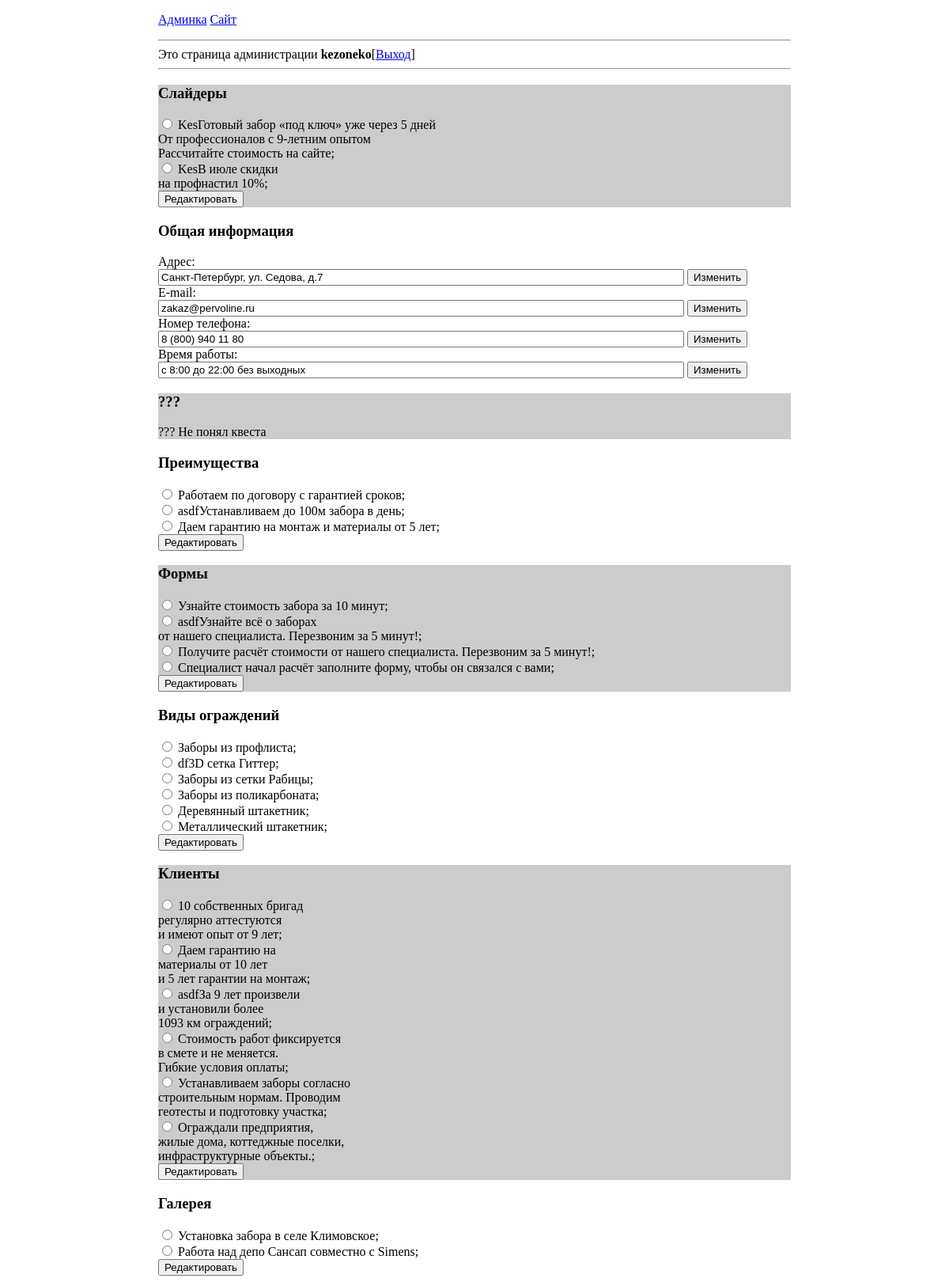
The page /admin/admin.php (signed in) on the database as committed earlier.
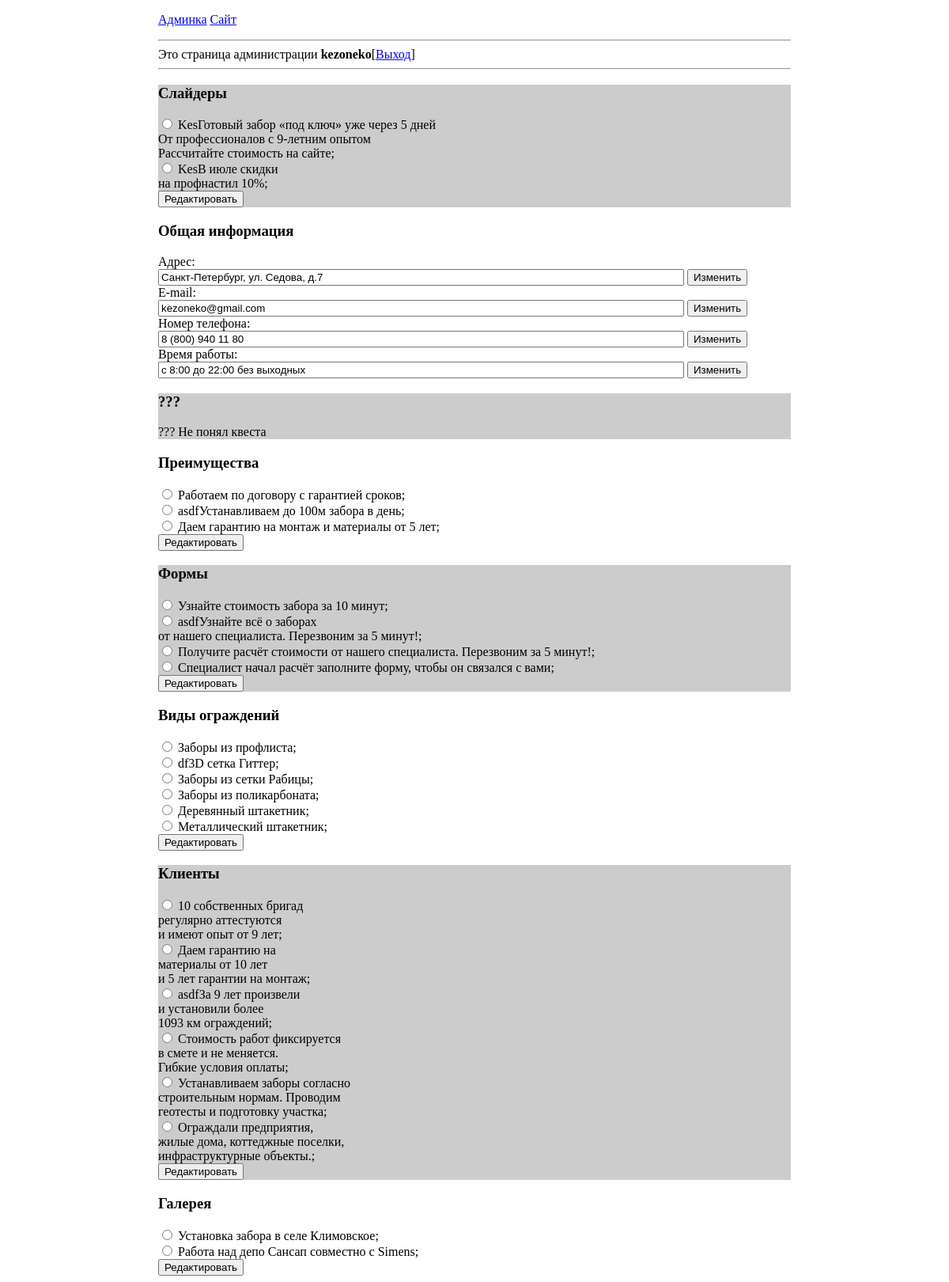
The same page on the database as committed later.
### tables this page shows
CREATE TABLE `advantages` (
  `id` int(7) NOT NULL,
  `adv_text` varchar(255) NOT NULL,
  `type` int(1) NOT NULL DEFAULT '1',
  `icon` varchar(255) NOT NULL
);

CREATE TABLE `settings` (
  `title` varchar(255) NOT NULL,
  `value` varchar(255) NOT NULL
);

CREATE TABLE `forms` (
  `id` int(2) NOT NULL,
  `title` varchar(255) NOT NULL,
  `button` varchar(255) NOT NULL
);

CREATE TABLE `fence_types` (
  `id` int(7) NOT NULL,
  `title` varchar(255) NOT NULL,
  `description` varchar(255) NOT NULL,
  `text` text NOT NULL,
  `image` varchar(255) NOT NULL
);

CREATE TABLE `gallery` (
  `id` int(7) NOT NULL,
  `title` varchar(255) NOT NULL,
  `image` varchar(255) NOT NULL
);

### admin/admin.php (the view, shortened to what this page needs)
<?php
include("db.php");
if ($request['mode'] == 'edit-slide') {
	$slider_info = $connection->prepare('SELECT adv_text FROM advantages WHERE id = :id');
	$slider_info->execute(['id' => $request['slider_id']]);
	$slider = $slider_info->fetch(PDO::FETCH_ASSOC);
	$content = '
<div class="adm">
	<h3>Слайдер</h3>
	<form method="post">
		<textarea name="adv_text" rows="6" cols="100">' . $slider['adv_text'] . '</textarea>
		<input name="slider_id" type="hidden" value="' . $request['slider_id'] . '">
		<input name="mode" type="hidden" value="edit-slide-res">
		<input type="submit" value="Изменить">
	</form>
</div>
';
}
elseif ($request['mode'] == 'edit-sett-address') {
	$sett_info = $connection->prepare("UPDATE settings SET value=:value WHERE title = 'address'");
	$sett_info->bindParam(':value', $request['sett_address']);
	$sett_info->execute();
	if ($sett_info == true) {$content = 'Адрес успешно изменен';} else {$content = 'Адрес не изменен';}
}
elseif ($request['mode'] == 'edit-sett-email') {
	$sett_info = $connection->prepare("UPDATE settings SET value=:value WHERE title='email'");
	$sett_info->bindParam(':value',$request['sett_email']);
	$sett_info->execute();
	if ($sett_info == true) {$content = 'E-mail успешно изменен';} else {$content = 'E-mail не изменен';}
}
elseif ($request['mode'] == 'edit-sett-phone') {
	$sett_info = $connection->prepare("UPDATE settings SET value=:value WHERE title = 'phone'");
	$sett_info->bindParam(':value', $request['sett_phone']);
	$sett_info->execute();
	if ($sett_info == true) {$content = 'Номер телефона успешно изменен';} else {$content = 'Номер телефона не изменен';}
}
elseif ($request['mode'] == 'edit-sett-worktime') {
	$sett_info = $connection->prepare("UPDATE settings SET value=:value WHERE title = 'worktime'");
	$sett_info->bindParam(':value', $request['sett_worktime']);
	$sett_info->execute();
	if ($sett_info == true) {$content = 'Время работы успешно изменено';} else {$content = 'Время работы не изменено';}
}
else {
	$slider_info = $connection->prepare('SELECT id, adv_text FROM advantages WHERE type = :type');
	$slider_info->execute(['type' => 1]);
	$content = '
<div class="adm">
	<h3>Слайдеры</h3>
	<form method="post">
';
	while ($row = $slider_info->fetch(PDO::FETCH_ASSOC)) {
		$content .= '	<label><input name="slider_id" type="radio" value="' . $row['id'] . '"> ' . $row['adv_text'] . ';</label><br>
';
	}
	$content .= '	<input name="mode" type="hidden" value="edit-slide">
		<input type="submit" value="Редактировать">
	</form>
</div>
';
	$sett_info = $connection->prepare('SELECT title, value FROM settings');
	$sett_info->execute();
	$sett_title = array('address' => 'Адрес', 'email' => 'E-mail', 'phone' => 'Номер телефона', 'worktime' => 'Время работы');
	$content .= '
<div class="adm2">
	<h3>Общая информация</h3>
';
	while ($row = $sett_info->fetch(PDO::FETCH_ASSOC)) {
		$content .= '
	<form method="post">
		<label>' . $sett_title[$row['title']] . ':<br><input name="sett_' . $row['title'] . '" type="text" size="80" value="' . $row['value'] . '"></label>
		<input name="mode" type="hidden" value="edit-sett-' . $row['title'] . '">
		<input type="submit" value="Изменить"><br>
	</form>
';
	}
	$content .= '
</div>
';
	$content .= '
<div class="adm">
	<h3>???</h3>
	??? Не понял квеста
</div>
';
	$slider2_info = $connection->prepare('SELECT id, adv_text FROM advantages WHERE type = :type');
	$slider2_info->execute(['type' => 2]);
	$content .= '
<div class="adm2">
	<h3>Преимущества</h3>
	<form method="post">
';
	while ($row = $slider2_info->fetch(PDO::FETCH_ASSOC)) {
		$content .= '	<label><input name="slider2_id" type="radio" value="' . $row['id'] . '"> ' . $row['adv_text'] . ';</label><br>
';
	}
	$content .= '	<input name="mode" type="hidden" value="edit-slide2">
		<input type="submit" value="Редактировать">
	</form>
</div>
';
	$form_info = $connection->prepare('SELECT id, title FROM forms');
	$form_info->execute();
	$content .= '
<div class="adm">
	<h3>Формы</h3>
	<form method="post">
';
	while ($row = $form_info->fetch(PDO::FETCH_ASSOC)) {
		$content .= '	<label><input name="form_id" type="radio" value="' . $row['id'] . '"> ' . $row['title'] . ';</label><br>
';
	}
	$content .= '	<input name="mode" type="hidden" value="edit-form">
		<input type="submit" value="Редактировать">
	</form>
</div>
';
	$fence_types_info = $connection->prepare('SELECT id, title FROM fence_types');
	$fence_types_info->execute();
	$content .= '
<div class="adm2">
	<h3>Виды ограждений</h3>
	<form method="post">
';
	while ($row = $fence_types_info->fetch(PDO::FETCH_ASSOC)) {
		$content .= '	<label><input name="fence_type_id" type="radio" value="' . $row['id'] . '"> ' . $row['title'] . ';</label><br>
';
	}
	$content .= '	<input name="mode" type="hidden" value="edit-fence-types">
		<input type="submit" value="Редактировать">
	</form>
</div>
';
	$clients_info = $connection->prepare('SELECT id, adv_text FROM advantages WHERE type = :type');
	$clients_info->execute(['type' => 3]);
	$content .= '
<div class="adm">
	<h3>Клиенты</h3>
	<form method="post">
';
	while ($row = $clients_info->fetch(PDO::FETCH_ASSOC)) {
		$content .= '	<label><input name="clients_id" type="radio" value="' . $row['id'] . '"> ' . $row['adv_text'] . ';</label><br>
';
	}
	$content .= '	<input name="mode" type="hidden" value="edit-clients">
		<input type="submit" value="Редактировать">
	</form>
</div>
';
	$gallery_info = $connection->prepare('SELECT id, title FROM gallery');
	$gallery_info->execute();
	$content .= '
<div class="adm2">
	<h3>Галерея</h3>
	<form method="post">
';
	while ($row = $gallery_info->fetch(PDO::FETCH_ASSOC)) {
		$content .= '	<label><input name="gallery_id" type="radio" value="' . $row['id'] . '"> ' . $row['title'] . ';</label><br>
';
	}
	$content .= '	<input name="mode" type="hidden" value="edit-gallery">
		<input type="submit" value="Редактировать">
	</form>
</div>
';
}
?>
<!DOCTYPE html>
<html lang="ru">
<head>
	<link rel="stylesheet" href="style.css">
</head>
<body>
	<div class="wrapper">
		<p><a href="admin.php">Админка</a> <a href="../index.html">Сайт</a></p>
		<hr />
		Это страница администрации <strong><?= $_SESSION['admin'] ?></strong>[<a href="admin.php?do=logout">Выход</a>]
		<hr />
		<?= $content ?>
	</div>
</body>
</html>

### admin/style.css (style rules this page uses)
.wrapper { width: 800px; margin: 0 auto; }
.adm { background: #ccc; }

Rows that differ between the two databases and show on the page:
changed settings "E-mail": sett_email "zakaz@pervoline.ru" → "kezoneko@gmail.com"
